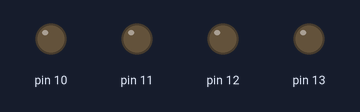
Recording of a sketch running on a simulated Arduino Uno, built with avr-gcc and run on an emulated ATmega328P. On the bench: output pins drawn as LEDs (lit = HIGH).

Above: at 0.1 s.
At 4.1 s:
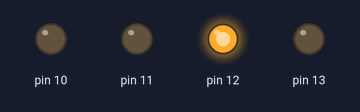
At 8.1 s:
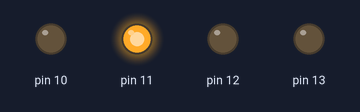
At 18.1 s:
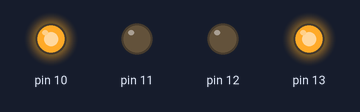
At 28.1 s:
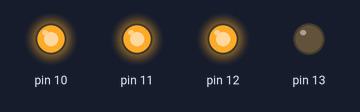
At 38.1 s:
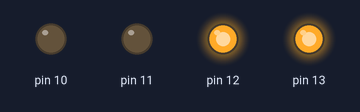
Timing chart, 0 to 39.6 s (numbered marks = the images above):
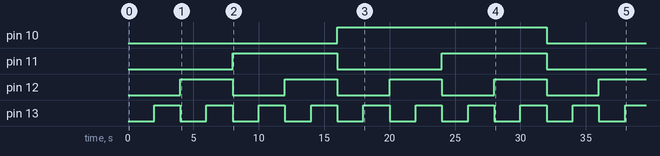

Measured:
- by itself, pin 10: LOW → HIGH at 16.0 s, → LOW 16.0 s later
- by itself, pin 11: alternates HIGH for 8.0 s and LOW for 8.0 s
- by itself, pin 12: alternates HIGH for 4.0 s and LOW for 4.0 s
- by itself, pin 13: alternates HIGH for 2.0 s and LOW for 2.0 s

The sketch:

BinaryCounter.ino
```cpp
int values[4];
int limit = 0;

void setup() {
  // put your setup code here, to run once:
  pinMode(13, OUTPUT);
  pinMode(12, OUTPUT);
  pinMode(11, OUTPUT);
  pinMode(10, OUTPUT);
}

void loop() {
  // put your main code here, to run repeatedly:

  int decimal = limit;
  do {
    for(int i=0; i<4; i++) {
      values[i] = decimal % 2;
      decimal /= 2;
    }
  }while (decimal!=0);

  for (int j=3; j>=0; j--) {
    led(j, values[j]);
  }

  delay(2000);

  limit++;
  if (limit>15) {
    limit = 0;
  }
}

void led(int n, int value) {
  switch (n){
    case 0:
      if (value) {
        digitalWrite(13, HIGH);
      } else {
        digitalWrite(13, LOW);
      }
      break;
    case 1:
      if (value) {
        digitalWrite(12, HIGH);
      } else {
        digitalWrite(12, LOW);
      }
      break;
    case 2:
      if (value) {
        digitalWrite(11, HIGH);
      } else {
        digitalWrite(11, LOW);
      }
      break;
    case 3:
      if (value) {
        digitalWrite(10, HIGH);
      } else {
        digitalWrite(10, LOW);
      }
      break;
  }
}
```
